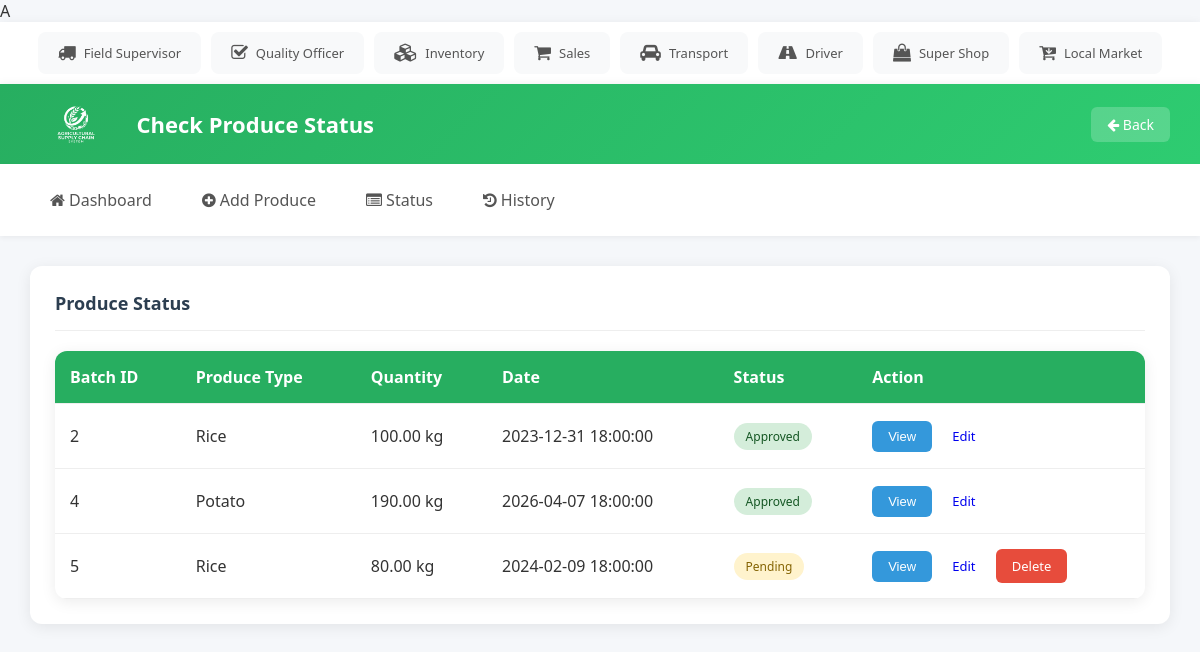
The app's page /farmer/status.php with its own data.
### tables this page shows
CREATE TABLE `Batches` (
  `batch_id` int(11) NOT NULL,
  `batch_number` varchar(50) NOT NULL,
  `product_id` int(11) DEFAULT NULL,
  `farmer_id` int(11) DEFAULT NULL,
  `supervisor_id` int(11) DEFAULT NULL,
  `quantity` decimal(10,2) DEFAULT NULL,
  `unit` varchar(20) DEFAULT NULL,
  `purchase_date` timestamp NOT NULL DEFAULT current_timestamp()
);

CREATE TABLE `Products` (
  `product_id` int(11) NOT NULL,
  `product_name` varchar(100) NOT NULL,
  `category` varchar(50) DEFAULT NULL
);

CREATE TABLE `Quality_Checks` (
  `check_id` int(11) NOT NULL,
  `batch_id` int(11) DEFAULT NULL,
  `officer_id` int(11) DEFAULT NULL,
  `quality_tag` varchar(50) DEFAULT NULL,
  `moisture_content` decimal(5,2) DEFAULT NULL,
  `purity` decimal(5,2) DEFAULT NULL,
  `grade` varchar(5) DEFAULT NULL,
  `comments` text DEFAULT NULL,
  `check_date` timestamp NOT NULL DEFAULT current_timestamp()
);

### farmer/status.php (the view, shortened to what this page needs)
<?php
include "../db.php";
$farmer_id = 1;
$sql = "SELECT b.batch_id, p.product_name, b.quantity, b.unit, b.purchase_date, q.quality_tag FROM Batches b JOIN Products p ON b.product_id = p.product_id LEFT JOIN Quality_Checks q ON b.batch_id = q.batch_id WHERE b.farmer_id=$farmer_id";
$result = $conn->query($sql);
?>
<!DOCTYPE html>
<html lang="en">
  <head>
    <link rel="stylesheet" href="../style.css" />
    <link
      rel="stylesheet"
      href="https://cdnjs.cloudflare.com/ajax/libs/font-awesome/4.7.0/css/font-awesome.min.css"
    />
  </head>
  <body>
    <main>
      <div class="card">
        <div class="card-header">
          <span class="card-title">Produce Status</span>
        </div>
        <table>
          <tr>
            <th>Batch ID</th>
            <th>Produce Type</th>
            <th>Quantity</th>
            <th>Date</th>
            <th>Status</th>
            <th>Action</th>
          </tr>
          <?php
          if ($result->num_rows > 0) {
            while ($row = $result->fetch_assoc()) {
              $status = $row['quality_tag'] ? 'Approved' : 'Pending';
              $status_class = $status == 'Approved' ? 'completed' : 'pending';
          ?>
          <tr>
            <td><?php echo $row['batch_id']; ?></td>
            <td><?php echo $row['product_name']; ?></td>
            <td><?php echo $row['quantity'] . ' ' . $row['unit']; ?></td>
            <td><?php echo $row['purchase_date']; ?></td>
            <td><span class="status <?php echo $status_class; ?>"><?php echo $status; ?></span></td>
            <td>
              <button class="btn btn-info" onclick="viewDetails('<?php echo $row['batch_id']; ?>', '<?php echo $row['product_name']; ?>', '<?php echo $row['quantity'] . ' ' . $row['unit']; ?>', '<?php echo $row['purchase_date']; ?>', '<?php echo $status; ?>', 'N/A')">View</button>
              <a href="batch_update.php?batch_id=<?php echo $row['batch_id']; ?>" class="btn btn-warning">Edit</a>
              <?php if (!$row['quality_tag']) { ?>
              <a href="status.php?batch_id=<?php echo $row['batch_id']; ?>" class="btn btn-danger" onclick="return confirm('Are you sure you want to delete this batch?')">Delete</a>
              <?php } ?>
            </td>
          </tr>
          <?php
            }
          } else {
            echo "<tr><td colspan='6'>No batches found.</td></tr>";
          }
          ?>
        </table>
      </div>
    </main>
  </body>
</html>

### style.css (style rules this page uses)
* { box-sizing: border-box; }
body { margin: 0; font-family: 'Segoe UI', Tahoma, Geneva, Verdana, sans-serif; background: #f5f7fa; color: #333; }
.topbar { background: white; padding: 10px 20px; display: flex; justify-content: center; box-shadow: 0 2px 10px rgba(0,0,0,0.08); overflow-x: auto; }
.topbar-users { display: flex; gap: 10px; flex-wrap: nowrap; }
.topbar-user { display: flex; align-items: center; gap: 8px; padding: 10px 18px; background: #f8f9fa; border-radius: 8px; text-decoration: none; color: #555; font-size: 13px; font-weight: 500; white-space: nowrap; transition: all 0.3s; border: 2px solid transparent; }
.topbar-user i { font-size: 18px; }
header { background: linear-gradient(135deg, #27ae60, #2ecc71); color: white; padding: 15px 30px; display: flex; align-items: center; justify-content: space-between; box-shadow: 0 2px 10px rgba(0,0,0,0.1); }
header .header-left { display: flex; align-items: center; gap: 15px; }
header .logo { height: 50px; border-radius: 8px; }
header .title { font-size: 22px; font-weight: 600; }
header .back-btn { background: rgba(255,255,255,0.2); color: white; padding: 8px 16px; border-radius: 6px; text-decoration: none; font-size: 14px; transition: background 0.3s; }
nav { background: white; display: flex; gap: 10px; padding: 15px 30px; box-shadow: 0 2px 5px rgba(0,0,0,0.05); }
nav a { color: #555; padding: 10px 20px; text-decoration: none; font-weight: 500; border-radius: 6px; transition: all 0.3s ease; }
main { padding: 30px; }
.card { background: white; border-radius: 12px; padding: 25px; box-shadow: 0 3px 15px rgba(0,0,0,0.08); margin-bottom: 20px; }
.card-header { display: flex; justify-content: space-between; align-items: center; margin-bottom: 20px; padding-bottom: 15px; border-bottom: 1px solid #eee; }
.card-title { font-size: 18px; font-weight: 600; color: #2c3e50; }
table { width: 100%; border-collapse: collapse; background: white; border-radius: 12px; overflow: hidden; box-shadow: 0 3px 15px rgba(0,0,0,0.08); }
th, td { padding: 15px; text-align: left; border-bottom: 1px solid #eee; }
th { background: #27ae60; color: white; font-weight: 600; }
.status { padding: 5px 12px; border-radius: 20px; font-size: 12px; font-weight: 500; }
.status.pending { background: #fff3cd; color: #856404; }
.status.completed { background: #d4edda; color: #155724; }
.btn { padding: 8px 16px; border: none; border-radius: 6px; font-size: 13px; font-weight: 500; cursor: pointer; transition: all 0.3s; text-decoration: none; display: inline-block; }
.btn-danger { background: #e74c3c; color: white; }
.btn-info { background: #3498db; color: white; }

### records on screen
batches: batch_id "2", product.product_name "Rice", quantity "100.00", unit "kg", purchase_date "2023-12-31 18:00:00", quality_checks.quality_tag "Approved"
batches: batch_id "4", product.product_name "Potato", quantity "190.00", unit "kg", purchase_date "2026-04-07 18:00:00", quality_checks.quality_tag "Approved"
batches: batch_id "5", product.product_name "Rice", quantity "80.00", unit "kg", purchase_date "2024-02-09 18:00:00", status "Pending"
